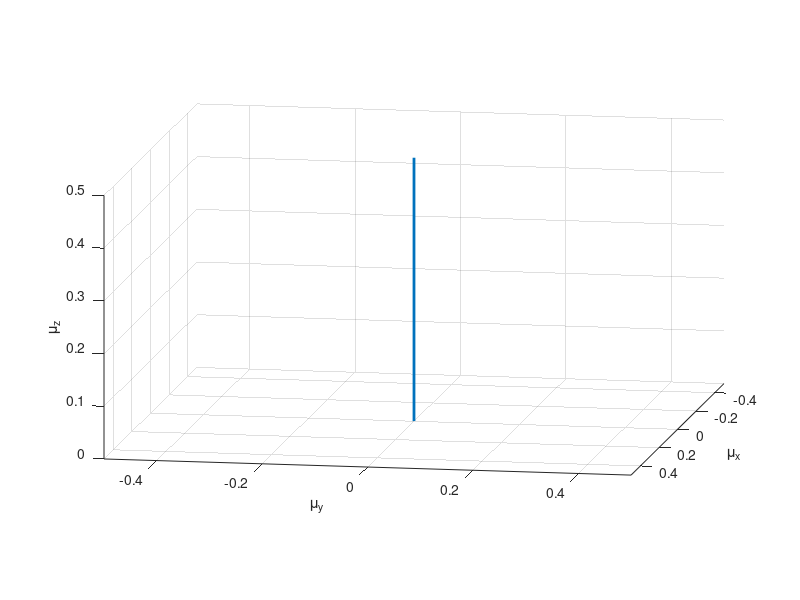

This figure's MATLAB source: (Note: this script raises an error after producing the figure.)
clear all
close all
%Question 4
%Free induction decay

%B1 precession into transverse plane in laboratory frame

theta=linspace(0,pi./2,200);
phi=linspace(13.*pi./2,pi./2,200);
mu=0.5;

vecMu_up=[0,0,0];

noOfSteps = 200;

B1=mu.*0.1.*[1 0 0];

figure;
h1=subplot(1,1,1)
hold on;
axis equal;
view(100, 10);
xlabel('\mu_x');
ylabel('\mu_y');
zlabel('\mu_z');
xlim([-0.5 0.5]);
ylim([-0.5 0.5]);
zlim([0 0.5]);
grid on;

B0=[0 0 mu];
plot3([0 B0(1)], [0 B0(2)],...
     [0 B0(3)], 'Linestyle', '-', 'LineWidth', 2);
hold on
% plot3([0 B1(1)], [0 B1(2)],...
%      [0 B1(3)], 'Linestyle', '-', 'LineWidth', 2);
%  hold on

 B1phi=linspace(6.*pi,0,200);
 
for i=1:200
    
    vecMu(1)=mu.*[cos(phi(i)).*sin(theta(i))];
    vecMu(2)=mu.*[sin(phi(i)).*sin(theta(i))];
    vecMu(3)=mu.*cos(theta(i));
    
    B1(1)=mu.*0.1.*cos(B1phi(i));
    B1(2)=mu.*0.1.*sin(B1phi(i));
    
    hnew = plotSpin3_line_only(i,h1, vecMu ,B1, vecMu_up);
    
    hold on
    pause(0.01)
    
    ClearLinesFromAxes(hnew)
end
plotSpin3_line_only(i,h1, vecMu ,B1,vecMu_up);

%%

theta=pi./2;
phi=pi./2;

%vecMu = mu*[cos(phi)*sin(theta) sin(phi)*sin(theta) cos(theta)]';
vecMu0=vecMu;

noOfSteps = 1000;
w0=(2./3).*pi;
w=w0;

T1=10;
T2=5;
t=linspace(0,3.*T1,noOfSteps);

B1=[0,0,0];
vecMu=[0 0 0];
l=0;

for i=0:noOfSteps-1
   
    vecMu_up(1)=exp(-t(i+1)./T2).*((vecMu0(1).*cos(w.*t(i+1)))+(vecMu0(2).*sin(w.*t(i+1))));
    vecMu_up(2)=exp(-t(i+1)./T2).*((vecMu0(2).*cos(w.*t(i+1)))-(vecMu0(1).*sin(w.*t(i+1))));
    vecMu_up(3)=(vecMu0(3).*(exp(-t(i+1)./T1)))+mu.*(1-exp(-t(i+1)./T1)); 
    
    h_up = plotSpin3_line_only(l,h1,vecMu,B1,vecMu_up);
    
    hold on
    
    pause(0.001);
    
    ClearLinesFromAxes(h_up);

end
disp('done plot 1')